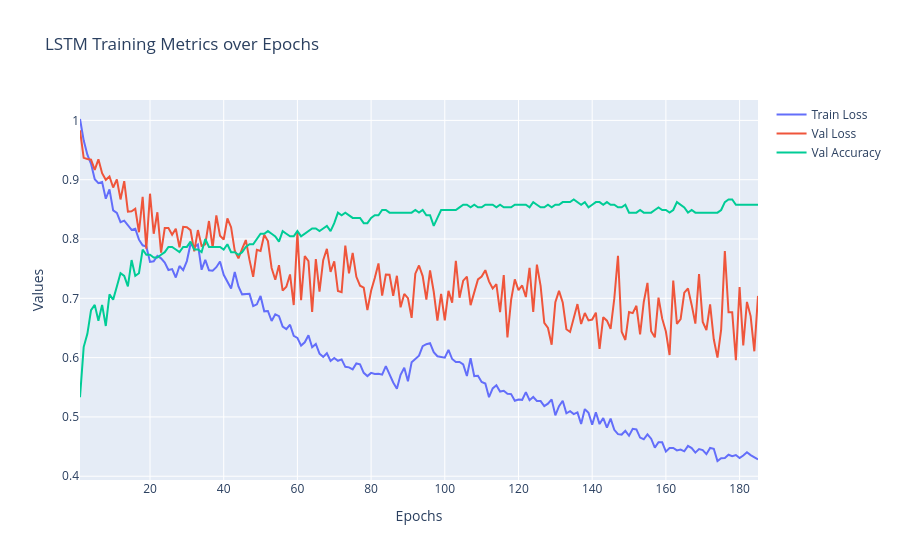

Write notebook code for a chart like this one.
### Code cell
epochs = logs["epochs"]
train_loss = logs["train_loss"]
val_loss = logs["val_loss"]
val_acc = logs["val_acc"]

fig = go.Figure()
fig.add_trace(go.Scatter(x=epochs, y=train_loss, mode="lines", name="Train Loss"))
fig.add_trace(go.Scatter(x=epochs, y=val_loss, mode="lines", name="Val Loss"))
fig.add_trace(go.Scatter(x=epochs, y=val_acc, mode="lines", name="Val Accuracy"))

fig.update_layout(
    title="LSTM Training Metrics over Epochs",
    xaxis_title="Epochs",
    yaxis_title="Values",
    hovermode="x unified"
)

fig.show()

### Figure 1 — Plotly figure (JSON) as saved in the notebook; plotly's stock layout.template omitted (floating-point values rounded to 4 significant figures; data arrays with more than 128 entries replaced by an {"elided": "..."} marker saying what was removed)
{"data": [{"mode": "lines", "name": "Train Loss", "type": "scatter", "x": {"elided": "185 int values"}, "y": {"elided": "185 float values"}}, {"mode": "lines", "name": "Val Loss", "type": "scatter", "x": {"elided": "185 int values"}, "y": {"elided": "185 float values"}}, {"mode": "lines", "name": "Val Accuracy", "type": "scatter", "x": {"elided": "185 int values"}, "y": {"elided": "185 float values"}}], "layout": {"hovermode": "x unified", "title": {"text": "LSTM Training Metrics over Epochs"}, "xaxis": {"title": {"text": "Epochs"}}, "yaxis": {"title": {"text": "Values"}}}}
